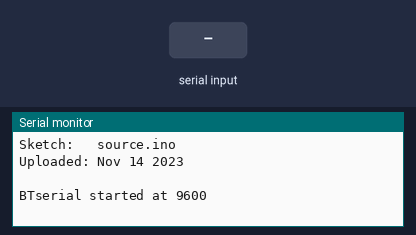
Bench run of a sketch on a simulated Arduino Uno, built with avr-gcc and run on an emulated ATmega328P. Shown: the last lines printed to the serial monitor. The test bench sets the inputs (shaded band).

Above: at 1.2 s.
1.3 s: "1" received over the second serial link
At 2.0 s:
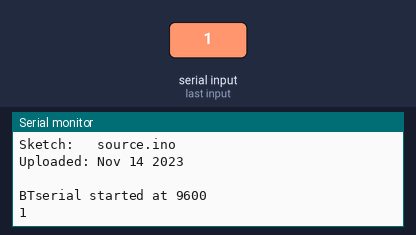
2.8 s: "0" received over the second serial link
At 3.2 s:
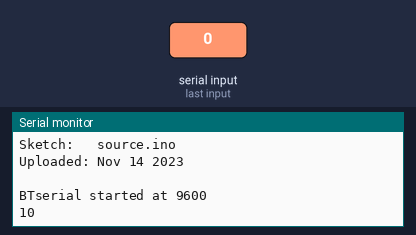

Measured:
- after the input at 1.3 s, the serial monitor: prints a new line at once (image 1)
- after the input at 2.8 s, the serial monitor: prints a new line at once (image 2)

The sketch:

source.ino
```cpp
#include <SoftwareSerial.h>
SoftwareSerial BTserial(10, 9);
// https://www.pjrc.com/teensy/td_libs_AltSoftSerial.html


char c=' ';
boolean NL = true;

void setup()
{
    Serial.begin(9600);
    Serial.print("Sketch:   ");   Serial.println(__FILE__);
    Serial.print("Uploaded: ");   Serial.println(__DATE__);
    Serial.println(" ");

    BTserial.begin(9600);
    Serial.println("BTserial started at 9600");
}

void loop()
{
    // Read from the Bluetooth module and send to the Arduino Serial Monitor
    if (BTserial.available())
    {
        c = BTserial.read();
        Serial.write(c);
    }


    // Read from the Serial Monitor and send to the Bluetooth module
    if (Serial.available())
    {
        BTserial.write(Serial.read());

        // do not send line end characters to the HM-10
//        if (c!=10 & c!=13 )
//        {
//             BTserial.write(c);
//        }
//
        // Echo the user input to the main window.
        // If there is a new line print the ">" character.
//        if (NL) { Serial.print("\r\n>");  NL = false; }
//        Serial.write(c);
//        if (c==10) { NL = true; }
    }
}
```
